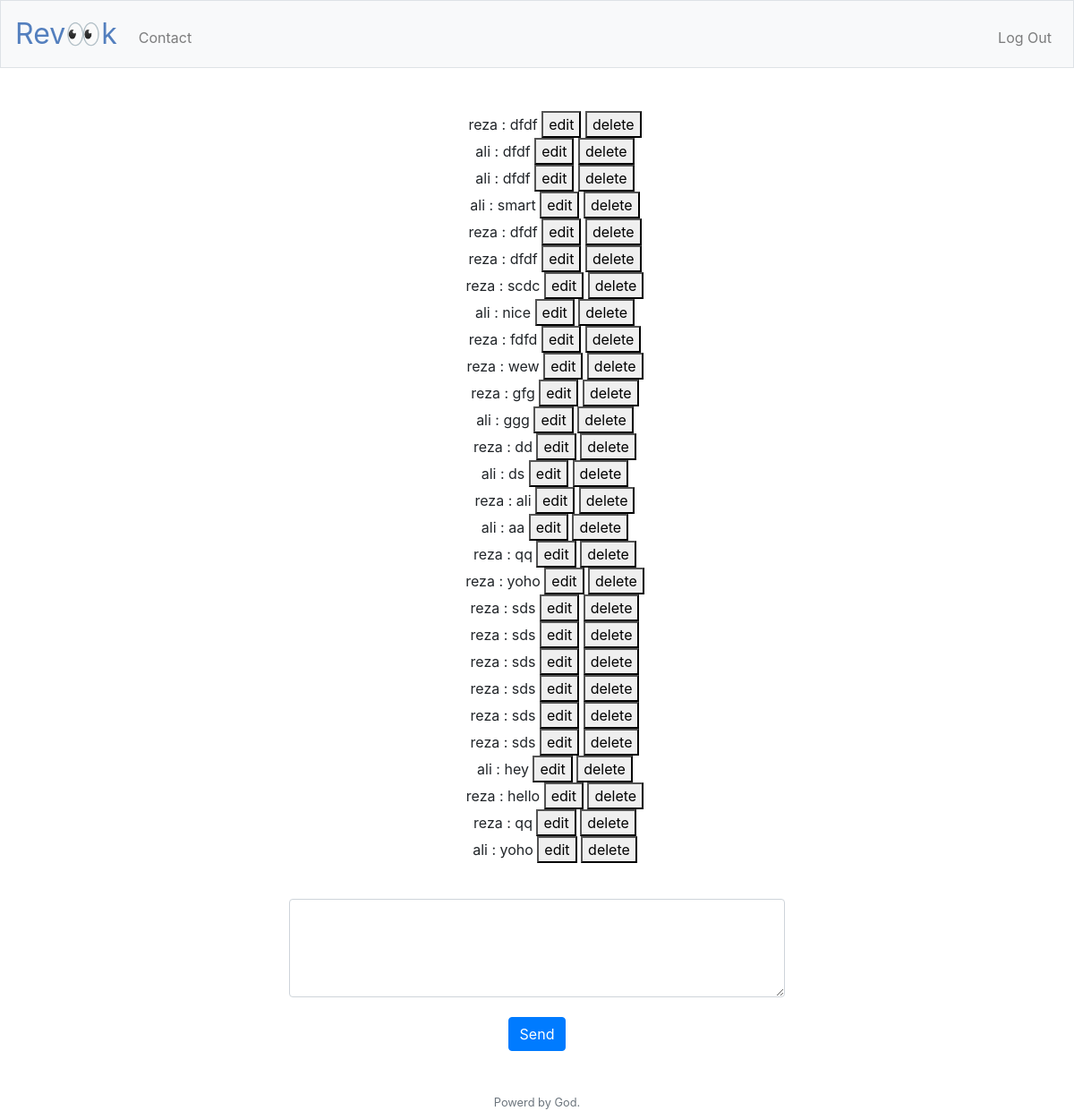
/contact (signed in), run on the app's committed database.
### tables this page shows
CREATE TABLE messages ('message_id' INTEGER PRIMARY KEY AUTOINCREMENT,'user_id' INTEGER, 'message' TEXT,FOREIGN KEY ('user_id') REFERENCES users('user_id')  FOREIGN KEY ('user_id') REFERENCES users('user_id'));

CREATE TABLE users ('user_id' INTEGER PRIMARY KEY AUTOINCREMENT, 'username' TEXT UNIQUE NOT NULL, 'password' TEXT NOT NULL, 'email' TEXT NOT NULL);

### application.py (the view)
@app.route("/contact", methods=["GET", "POST"])
@login_required
def messaging():
    result = db.execute("SELECT message_id, username, message FROM messages JOIN users ON users.user_id = messages.user_id").fetchall()
    return render_template("contact.html", messages=result)

### helpers.py (called while the page is built)
def login_required(f):
    @wraps(f)
    def decorated_function(*args, **kwargs):
        if session.get("user_id") is None:
            return redirect("/login")
        return f(*args, **kwargs)
    return decorated_function

### templates/contact.html (shortened to what this page needs)
{% extends "layout.html" %}
{% block main %}
    <ul id="messages">
      {% for message in messages %}
        <li id="{{ message[0]}}">{{ message[1] }} : {{ message[2] }} <button type="button" name="edit" id="e{{ message[0] }}">edit</button> <button type="button" name="delete" id="d{{ message[0] }}">delete</button></li>
      {% endfor %}
    </ul>
    <br>
    <form action="" method="post" id="form">
        <div class="form-group">
          <textarea class="form-control" autofocus id="message-box" name="message" rows="4" cols="50">
          </textarea>
        </div>
        <button class="btn btn-primary" type="submit" id="send" name="send">Send</button>
    </form>
{% endblock %}

### templates/layout.html (shortened to what this page needs)
<!DOCTYPE html>
<html lang="en">
  <head>
    <link rel="stylesheet" href="https://stackpath.bootstrapcdn.com/bootstrap/4.1.3/css/bootstrap.min.css">
    <link href="/static/styles.css" rel="stylesheet"/>
  </head>
  <body>
    <nav class="navbar navbar-expand-md navbar-light bg-light border">
        <a class="navbar-brand" href="/"><span class="blue">Rev&#x1F440;k</span></a>
        <div class="collapse navbar-collapse" id="navbar">
          {% if session.user_id %}
              <ul class="navbar-nav mr-auto mt-2">
                  <li class="nav-item"><a class="nav-link" href="/contact">Contact</a></li>
              </ul>
              <ul class="navbar-nav ml-auto mt-2">
                  <li class="nav-item"><a class="nav-link" href="/logout">Log Out</a></li>
              </ul>
          {% else %}
              <ul class="navbar-nav ml-auto mt-2">
                  <li class="nav-item"><a class="nav-link" href="/register">Register</a></li>
                  <li class="nav-item"><a class="nav-link" href="/login">Log In</a></li>
              </ul>
          {% endif %}
        </div>
    </nav>
    <main class="container p-5">
        {% block main %}{% endblock %}
    </main>
    <footer class="small text-center text-muted">
        Powerd by God.
    </footer>
  </body>
</html>

### static/styles.css (style rules this page uses)
nav .navbar-brand { font-size: xx-large; }
nav .navbar-brand .blue { color: #537fbe; }
main .form-control { display: inline-block; width: auto; }
main { overflow-x: auto; text-align: center; }
ul { list-style-type: none; }

### data on the page
messages: username "reza", message "dfdf"
messages: username "ali", message "dfdf"
messages: username "ali", message "dfdf"
messages: username "ali", message "smart"
messages: username "reza", message "dfdf"
messages: username "reza", message "dfdf"
messages: username "reza", message "scdc"
messages: username "ali", message "nice"
messages: username "reza", message "fdfd"
messages: username "reza", message "wew"
messages: username "reza", message "gfg"
messages: username "ali", message "ggg"
messages: username "reza", message "dd"
messages: username "ali", message "ds"
messages: username "reza", message "ali"
messages: username "ali", message "aa"
messages: username "reza", message "qq"
messages: username "reza", message "yoho"
messages: username "reza", message "sds"
messages: username "reza", message "sds"
messages: username "reza", message "sds"
messages: username "reza", message "sds"
messages: username "reza", message "sds"
messages: username "reza", message "sds"
messages: username "ali", message "hey"
messages: username "reza", message "hello"
messages: username "reza", message "qq"
messages: username "ali", message "yoho"
